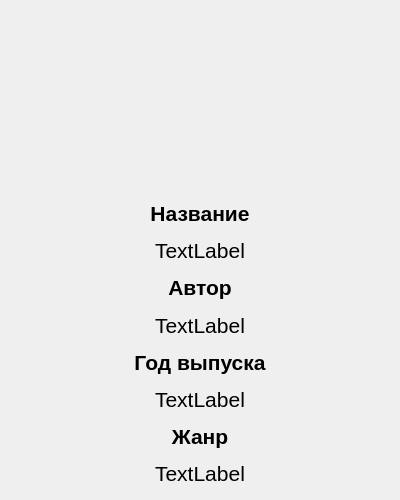
<?xml version="1.0" encoding="UTF-8"?>
<ui version="4.0">
 <class>Form</class>
 <widget class="QWidget" name="Form">
  <property name="geometry">
   <rect>
    <x>0</x>
    <y>0</y>
    <width>400</width>
    <height>500</height>
   </rect>
  </property>
  <property name="windowTitle">
   <string>Информация о книге</string>
  </property>
  <layout class="QVBoxLayout" name="verticalLayout">
   <item>
    <widget class="QLabel" name="img">
     <property name="sizePolicy">
      <sizepolicy hsizetype="Expanding" vsizetype="Fixed">
       <horstretch>0</horstretch>
       <verstretch>0</verstretch>
      </sizepolicy>
     </property>
     <property name="minimumSize">
      <size>
       <width>161</width>
       <height>181</height>
      </size>
     </property>
     <property name="maximumSize">
      <size>
       <width>500</width>
       <height>181</height>
      </size>
     </property>
     <property name="text">
      <string/>
     </property>
     <property name="alignment">
      <set>Qt::AlignCenter</set>
     </property>
    </widget>
   </item>
   <item>
    <widget class="QLabel" name="label">
     <property name="font">
      <font>
       <pointsize>16</pointsize>
       <weight>75</weight>
       <bold>true</bold>
      </font>
     </property>
     <property name="text">
      <string>Название</string>
     </property>
     <property name="alignment">
      <set>Qt::AlignCenter</set>
     </property>
    </widget>
   </item>
   <item>
    <widget class="QLabel" name="lb_title">
     <property name="font">
      <font>
       <pointsize>16</pointsize>
      </font>
     </property>
     <property name="text">
      <string>TextLabel</string>
     </property>
     <property name="alignment">
      <set>Qt::AlignCenter</set>
     </property>
    </widget>
   </item>
   <item>
    <widget class="QLabel" name="label_3">
     <property name="font">
      <font>
       <pointsize>16</pointsize>
       <weight>75</weight>
       <bold>true</bold>
      </font>
     </property>
     <property name="text">
      <string>Автор</string>
     </property>
     <property name="alignment">
      <set>Qt::AlignCenter</set>
     </property>
    </widget>
   </item>
   <item>
    <widget class="QLabel" name="lb_author">
     <property name="font">
      <font>
       <pointsize>16</pointsize>
      </font>
     </property>
     <property name="text">
      <string>TextLabel</string>
     </property>
     <property name="alignment">
      <set>Qt::AlignCenter</set>
     </property>
    </widget>
   </item>
   <item>
    <widget class="QLabel" name="label_5">
     <property name="font">
      <font>
       <pointsize>16</pointsize>
       <weight>75</weight>
       <bold>true</bold>
      </font>
     </property>
     <property name="text">
      <string>Год выпуска</string>
     </property>
     <property name="alignment">
      <set>Qt::AlignCenter</set>
     </property>
    </widget>
   </item>
   <item>
    <widget class="QLabel" name="lb_year">
     <property name="font">
      <font>
       <pointsize>16</pointsize>
      </font>
     </property>
     <property name="text">
      <string>TextLabel</string>
     </property>
     <property name="alignment">
      <set>Qt::AlignCenter</set>
     </property>
    </widget>
   </item>
   <item>
    <widget class="QLabel" name="label_7">
     <property name="font">
      <font>
       <pointsize>16</pointsize>
       <weight>75</weight>
       <bold>true</bold>
      </font>
     </property>
     <property name="text">
      <string>Жанр</string>
     </property>
     <property name="alignment">
      <set>Qt::AlignCenter</set>
     </property>
    </widget>
   </item>
   <item>
    <widget class="QLabel" name="lb_genre">
     <property name="font">
      <font>
       <pointsize>16</pointsize>
      </font>
     </property>
     <property name="text">
      <string>TextLabel</string>
     </property>
     <property name="alignment">
      <set>Qt::AlignCenter</set>
     </property>
    </widget>
   </item>
  </layout>
 </widget>
 <resources/>
 <connections/>
</ui>
